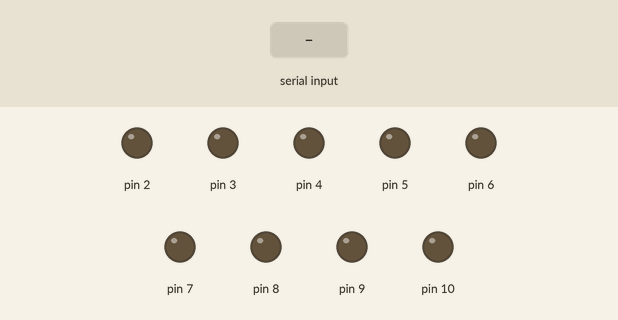
Bench run of a sketch on a simulated Arduino Uno, built with avr-gcc and run on an emulated ATmega328P. On the bench: output pins drawn as LEDs (lit = HIGH). The test bench sets the inputs (shaded band). Pins used as bus, display or sensor lines are not drawn.

Above: at 1.2 s.
1.3 s: byte 107 ('k') received over Serial
At 1.45 s:
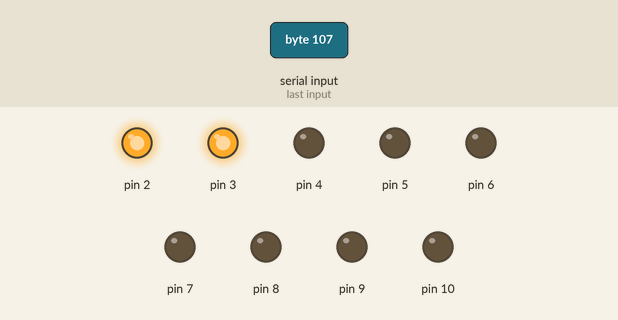
3.0 s: "b" received over Serial
At 3.15 s:
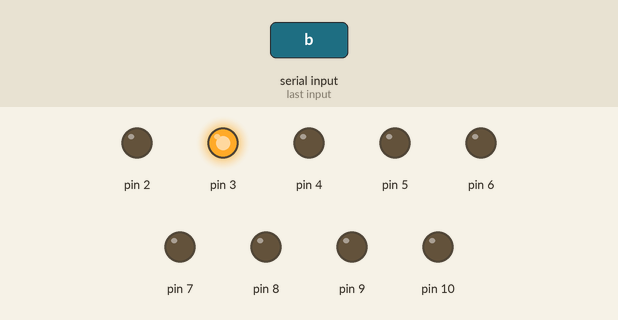
4.7 s: byte 108 ('l') received over Serial
At 4.85 s:
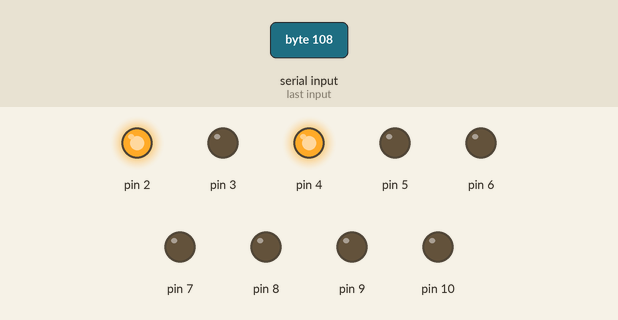
6.4 s: byte 109 ('m') received over Serial
At 6.55 s:
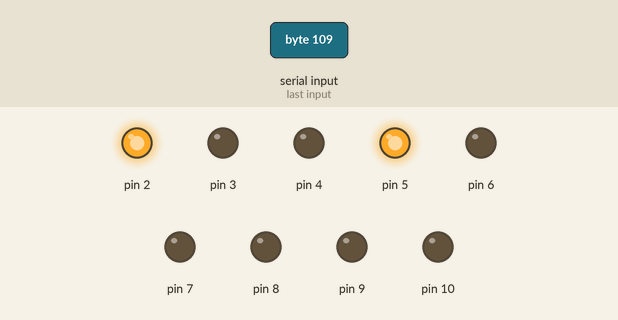
8.1 s: byte 110 ('n') received over Serial
At 8.25 s:
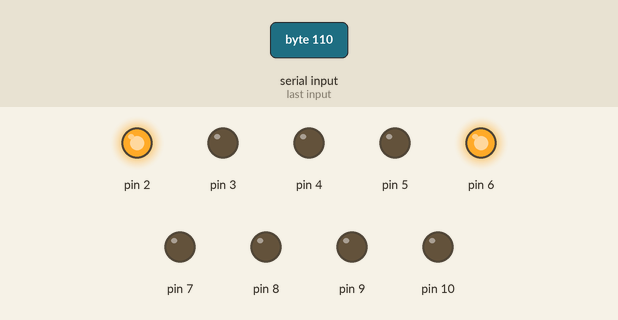
9.8 s: byte 111 ('o') received over Serial
At 9.95 s:
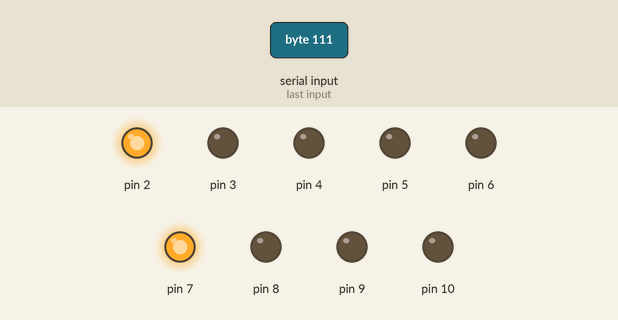
Timing chart, 0 to 12.5 s (numbered marks = the images above; inputs shaded):
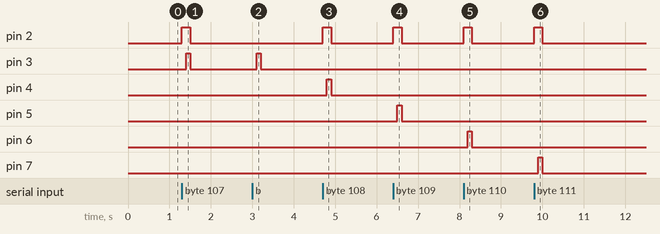

The sketch:

ardu_relay_alphabet.ino
```cpp
char letter;
void setup() {
  // put your setup code here, to run once:
pinMode(10,OUTPUT);
pinMode(1,OUTPUT);
pinMode(2,OUTPUT);
pinMode(3,OUTPUT);
pinMode(4,OUTPUT);
pinMode(5,OUTPUT);
pinMode(6,OUTPUT);
pinMode(7,OUTPUT);
pinMode(8,OUTPUT);
pinMode(9,OUTPUT);
digitalWrite(10,LOW);
  digitalWrite(1,LOW);
  digitalWrite(2,LOW);
  digitalWrite(3,LOW);
  digitalWrite(4,LOW);
  digitalWrite(5,LOW);
  digitalWrite(6,LOW);
  digitalWrite(7,LOW);
  digitalWrite(8,LOW);
  digitalWrite(9,LOW);
Serial.begin(9600);

}
void Null(){
 digitalWrite(10,LOW);
  digitalWrite(1,LOW);
  digitalWrite(2,LOW);
  digitalWrite(3,LOW);
  digitalWrite(4,LOW);
  digitalWrite(5,LOW);
  digitalWrite(6,LOW);
  digitalWrite(7,LOW);
  digitalWrite(8,LOW);
  digitalWrite(9,LOW);
}
void loop() {
   if(Serial.available()>0)
 {letter=Serial.read();
switch (letter){
  case ' ':
   digitalWrite(10,LOW);
  digitalWrite(1,LOW);
  digitalWrite(2,LOW);
  digitalWrite(3,LOW);
  digitalWrite(4,LOW);
  digitalWrite(5,LOW);
  digitalWrite(6,LOW);
  digitalWrite(7,LOW);
  digitalWrite(8,LOW);
  digitalWrite(9,LOW);
  break;
  case 'a':
  digitalWrite(1,HIGH);
  delay(100);
  digitalWrite(2,HIGH);
  delay(100);
  break;
  Null();
  case 'b':
   digitalWrite(1,HIGH);
  delay(100);
  digitalWrite(3,HIGH);
    delay(100);
  Null();
  break;
    case 'c':
   digitalWrite(1,HIGH);
  delay(100);
  digitalWrite(4,HIGH);
    delay(100);
  Null();
  break;
    case 'd':
   digitalWrite(1,HIGH);
  delay(100);
  digitalWrite(5,HIGH);
    delay(100);
  Null();
  break;
    case 'e':
   digitalWrite(1,HIGH);
  delay(100);
  digitalWrite(6,HIGH);
    delay(100);
  Null();
  break;
    case 'f':
   digitalWrite(1,HIGH);
  delay(100);
  digitalWrite(7,HIGH);
    delay(100);
  Null();
  break;
    case 'g':
   digitalWrite(1,HIGH);
  delay(100);
  digitalWrite(8,HIGH);
    delay(100);
  Null();
  break;
    case 'h':
   digitalWrite(1,HIGH);
  delay(100);
  digitalWrite(9,HIGH);
    delay(100);
  Null();
  break;
    case 'i':
   digitalWrite(1,HIGH);
  delay(100);
  digitalWrite(10,HIGH);
    delay(100);
  Null();
  break;
    case 'j':
   digitalWrite(2,HIGH);
  delay(100);
  digitalWrite(1,HIGH);
    delay(100);
  Null();
  break;
    case 'k':
   digitalWrite(2,HIGH);
  delay(100);
  digitalWrite(3,HIGH);
    delay(100);
  Null();
  break;
    case 'l':
   digitalWrite(2,HIGH);
  delay(100);
  digitalWrite(4,HIGH);
    delay(100);
  Null();
  break;
    case 'm':
   digitalWrite(2,HIGH);
  delay(100);
  digitalWrite(5,HIGH);
    delay(100);
  Null();
  break;
    case 'n':
   digitalWrite(2,HIGH);
  delay(100);
  digitalWrite(6,HIGH);
    delay(100);
  Null();
  break;
    case 'o':
   digitalWrite(2,HIGH);
  delay(100);
  digitalWrite(7,HIGH);
    delay(100);
  Null();
  break;
    case 'p':
   digitalWrite(2,HIGH);
  delay(100);
  digitalWrite(8,HIGH);
    delay(100);
  Null();
  break;
    case 'q':
   digitalWrite(2,HIGH);
  delay(100);
  digitalWrite(9,HIGH);
    delay(100);
  Null();
  break;
    case 'r':
   digitalWrite(2,HIGH);
  delay(100);
  digitalWrite(10,HIGH);
    delay(100);
  Null();
  break;
    case 's':
   digitalWrite(3,HIGH);
  delay(100);
  digitalWrite(1,HIGH);
    delay(100);
  Null();
  break;
    case 't':
   digitalWrite(3,HIGH);
  delay(100);
  digitalWrite(2,HIGH);
    delay(100);
  Null();
  break;
     case 'u':
   digitalWrite(3,HIGH);
  delay(100);
  digitalWrite(4,HIGH);
    delay(100);
  Null();
  break;
     case 'v':
   digitalWrite(3,HIGH);
  delay(100);
  digitalWrite(5,HIGH);
    delay(100);
  Null();
  break;
     case 'w':
   digitalWrite(3,HIGH);
  delay(100);
  digitalWrite(6,HIGH);
    delay(100);
  Null();
  break;
     case 'x':
   digitalWrite(3,HIGH);
  delay(100);
  digitalWrite(7,HIGH);
    delay(100);
  Null();
  break;
     case 'y':
   digitalWrite(3,HIGH);
  delay(100);
  digitalWrite(8,HIGH);
    delay(100);
  Null();
  break;
     case 'z':
   digitalWrite(3,HIGH);
  delay(100);
  digitalWrite(9,HIGH);
    delay(100);
  Null();
  break;
     case 'ъ':
   digitalWrite(2,HIGH);
  delay(1000);
  digitalWrite(9,HIGH);
    delay(30);
  Null();
  break;
     case 'ь':
   digitalWrite(3,HIGH);
  delay(1000);
  digitalWrite(0,HIGH);
    delay(30);
  Null();
  break;
     case 'ю':
   digitalWrite(3,HIGH);
  delay(1000);
  digitalWrite(1,HIGH);
    delay(30);
  Null();
  break;
     case 'я':
   digitalWrite(3,HIGH);
  delay(1000);
  digitalWrite(2,HIGH);
    delay(30);
  Null();
  break;
}


 }


  // put your main code here, to run repeatedly:


}
```

Measured:
- after the input at 1.3 s, pin 2: LOW → HIGH at once, → LOW 0.20 s later; pin 3: LOW → HIGH after 0.10 s, → LOW 0.10 s later
- after the input at 3.0 s, pin 3: LOW → HIGH after 0.10 s, → LOW 0.10 s later
- after the input at 4.7 s, pin 2: LOW → HIGH at once, → LOW 0.20 s later; pin 4: LOW → HIGH after 0.10 s, → LOW 0.10 s later
- after the input at 6.4 s, pin 2: LOW → HIGH at once, → LOW 0.20 s later; pin 5: LOW → HIGH after 0.10 s, → LOW 0.10 s later
- after the input at 8.1 s, pin 2: LOW → HIGH at once, → LOW 0.20 s later; pin 6: LOW → HIGH after 0.10 s, → LOW 0.10 s later
- after the input at 9.8 s, pin 2: LOW → HIGH at once, → LOW 0.20 s later; pin 7: LOW → HIGH after 0.10 s, → LOW 0.10 s later
